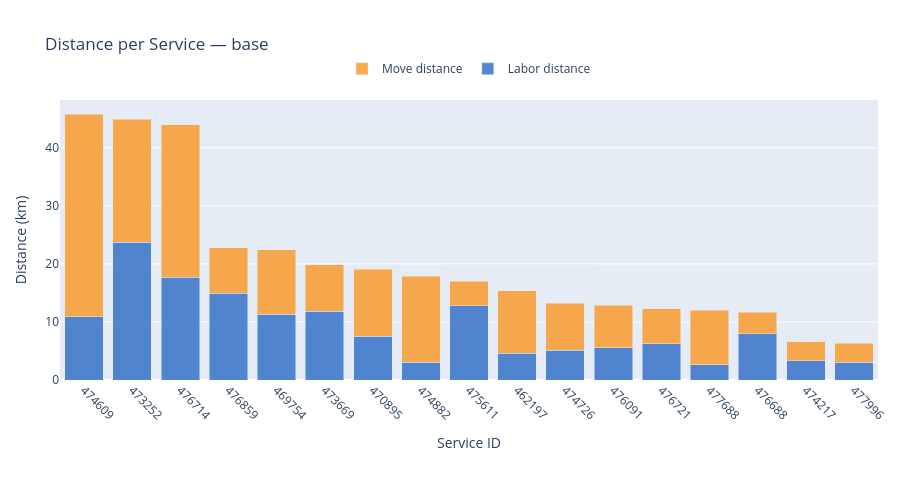
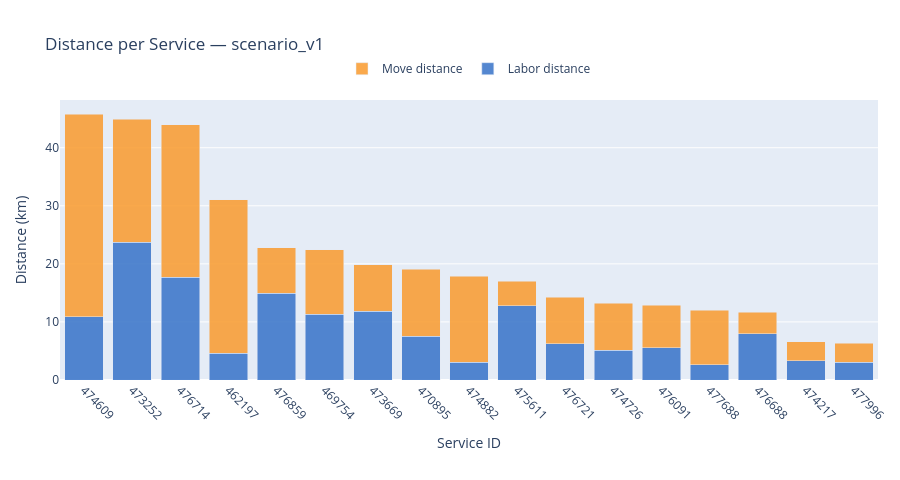

The code cell stored with these charts, in order, in its notebook:
### Code cell
# ── Distance per Service — one chart per scenario ────────────────────────────
for label, rows in zip(_scenario_set.labels, _scenario_set.rows_list):
    build_service_distance_figure(rows, _scenario_set.all_services, label).show()

### Figure 1 — Plotly figure (JSON) as saved in the notebook; plotly's stock layout.template omitted (floating-point values rounded to 4 significant figures)
{"data": [{"hoverinfo": "text", "hovertext": ["Service 474609<br>Labor: 10.86 km", "Service 473252<br>Labor: 23.69 km", "Service 476714<br>Labor: 17.66 km", "Service 476859<br>Labor: 14.92 km", "Service 469754<br>Labor: 11.35 km", "Service 473669<br>Labor: 11.81 km", "Service 470895<br>Labor: 7.57 km", "Service 474882<br>Labor: 3.04 km", "Service 475611<br>Labor: 12.79 km", "Service 462197<br>Labor: 4.64 km", "Service 474726<br>Labor: 5.14 km", "Service 476091<br>Labor: 5.59 km", "Service 476721<br>Labor: 6.28 km", "Service 477688<br>Labor: 2.67 km", "Service 476688<br>Labor: 7.95 km", "Service 474217<br>Labor: 3.28 km", "Service 477996<br>Labor: 3.04 km"], "marker": {"color": "rgba(55, 115, 200, 0.85)"}, "name": "Labor distance", "type": "bar", "x": ["474609", "473252", "476714", "476859", "469754", "473669", "470895", "474882", "475611", "462197", "474726", "476091", "476721", "477688", "476688", "474217", "477996"], "y": [10.86, 23.69, 17.66, 14.92, 11.35, 11.81, 7.57, 3.04, 12.79, 4.64, 5.14, 5.59, 6.28, 2.67, 7.95, 3.28, 3.04]}, {"hoverinfo": "text", "hovertext": ["Service 474609<br>Move: 34.95 km", "Service 473252<br>Move: 21.20 km", "Service 476714<br>Move: 26.32 km", "Service 476859<br>Move: 7.89 km", "Service 469754<br>Move: 11.09 km", "Service 473669<br>Move: 8.07 km", "Service 470895<br>Move: 11.51 km", "Service 474882<br>Move: 14.85 km", "Service 475611<br>Move: 4.23 km", "Service 462197<br>Move: 10.70 km", "Service 474726<br>Move: 8.10 km", "Service 476091<br>Move: 7.28 km", "Service 476721<br>Move: 5.99 km", "Service 477688<br>Move: 9.35 km", "Service 476688<br>Move: 3.72 km", "Service 474217<br>Move: 3.28 km", "Service 477996<br>Move: 3.27 km"], "marker": {"color": "rgba(250, 155, 45, 0.85)"}, "name": "Move distance", "type": "bar", "x": ["474609", "473252", "476714", "476859", "469754", "473669", "470895", "474882", "475611", "462197", "474726", "476091", "476721", "477688", "476688", "474217", "477996"], "y": [34.95, 21.2, 26.32, 7.89, 11.09, 8.07, 11.51, 14.85, 4.23, 10.7, 8.1, 7.28, 5.99, 9.35, 3.72, 3.28, 3.27]}], "layout": {"barmode": "stack", "height": 480, "hovermode": "x", "legend": {"orientation": "h", "x": 0.5, "xanchor": "center", "y": 1.06, "yanchor": "bottom"}, "margin": {"b": 100, "l": 60, "r": 20, "t": 100}, "title": {"text": "Distance per Service — base"}, "xaxis": {"tickangle": 45, "title": {"text": "Service ID"}}, "yaxis": {"title": {"text": "Distance (km)"}}}}

### Figure 2 — Plotly figure (JSON) as saved in the notebook; plotly's stock layout.template omitted (floating-point values rounded to 4 significant figures)
{"data": [{"hoverinfo": "text", "hovertext": ["Service 474609<br>Labor: 10.86 km", "Service 473252<br>Labor: 23.69 km", "Service 476714<br>Labor: 17.66 km", "Service 462197<br>Labor: 4.64 km", "Service 476859<br>Labor: 14.92 km", "Service 469754<br>Labor: 11.35 km", "Service 473669<br>Labor: 11.81 km", "Service 470895<br>Labor: 7.57 km", "Service 474882<br>Labor: 3.04 km", "Service 475611<br>Labor: 12.79 km", "Service 476721<br>Labor: 6.28 km", "Service 474726<br>Labor: 5.14 km", "Service 476091<br>Labor: 5.59 km", "Service 477688<br>Labor: 2.67 km", "Service 476688<br>Labor: 7.95 km", "Service 474217<br>Labor: 3.28 km", "Service 477996<br>Labor: 3.04 km"], "marker": {"color": "rgba(55, 115, 200, 0.85)"}, "name": "Labor distance", "type": "bar", "x": ["474609", "473252", "476714", "462197", "476859", "469754", "473669", "470895", "474882", "475611", "476721", "474726", "476091", "477688", "476688", "474217", "477996"], "y": [10.86, 23.69, 17.66, 4.64, 14.92, 11.35, 11.81, 7.57, 3.04, 12.79, 6.28, 5.14, 5.59, 2.67, 7.95, 3.28, 3.04]}, {"hoverinfo": "text", "hovertext": ["Service 474609<br>Move: 34.95 km", "Service 473252<br>Move: 21.20 km", "Service 476714<br>Move: 26.32 km", "Service 462197<br>Move: 26.40 km", "Service 476859<br>Move: 7.89 km", "Service 469754<br>Move: 11.09 km", "Service 473669<br>Move: 8.07 km", "Service 470895<br>Move: 11.51 km", "Service 474882<br>Move: 14.85 km", "Service 475611<br>Move: 4.23 km", "Service 476721<br>Move: 7.96 km", "Service 474726<br>Move: 8.10 km", "Service 476091<br>Move: 7.28 km", "Service 477688<br>Move: 9.35 km", "Service 476688<br>Move: 3.72 km", "Service 474217<br>Move: 3.28 km", "Service 477996<br>Move: 3.27 km"], "marker": {"color": "rgba(250, 155, 45, 0.85)"}, "name": "Move distance", "type": "bar", "x": ["474609", "473252", "476714", "462197", "476859", "469754", "473669", "470895", "474882", "475611", "476721", "474726", "476091", "477688", "476688", "474217", "477996"], "y": [34.95, 21.2, 26.32, 26.4, 7.89, 11.09, 8.07, 11.51, 14.85, 4.23, 7.96, 8.1, 7.28, 9.35, 3.72, 3.28, 3.27]}], "layout": {"barmode": "stack", "height": 480, "hovermode": "x", "legend": {"orientation": "h", "x": 0.5, "xanchor": "center", "y": 1.06, "yanchor": "bottom"}, "margin": {"b": 100, "l": 60, "r": 20, "t": 100}, "title": {"text": "Distance per Service — scenario_v1"}, "xaxis": {"tickangle": 45, "title": {"text": "Service ID"}}, "yaxis": {"title": {"text": "Distance (km)"}}}}
